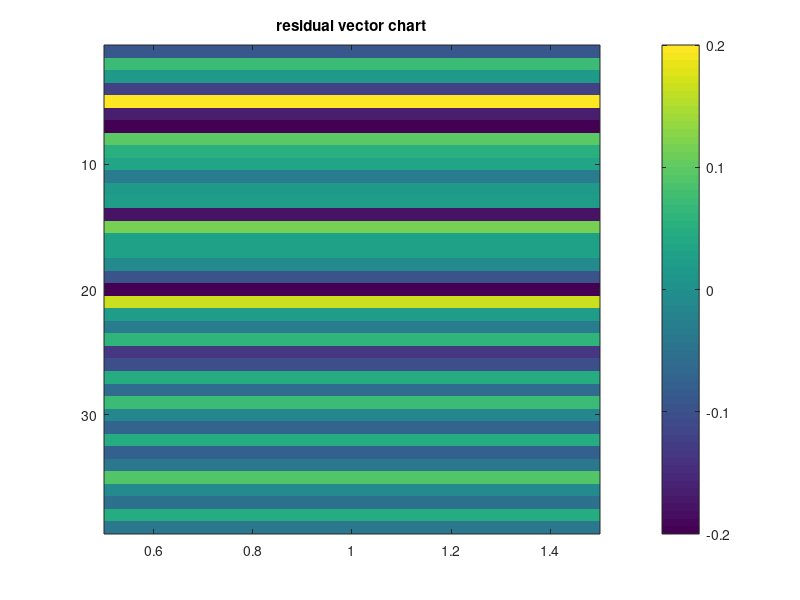
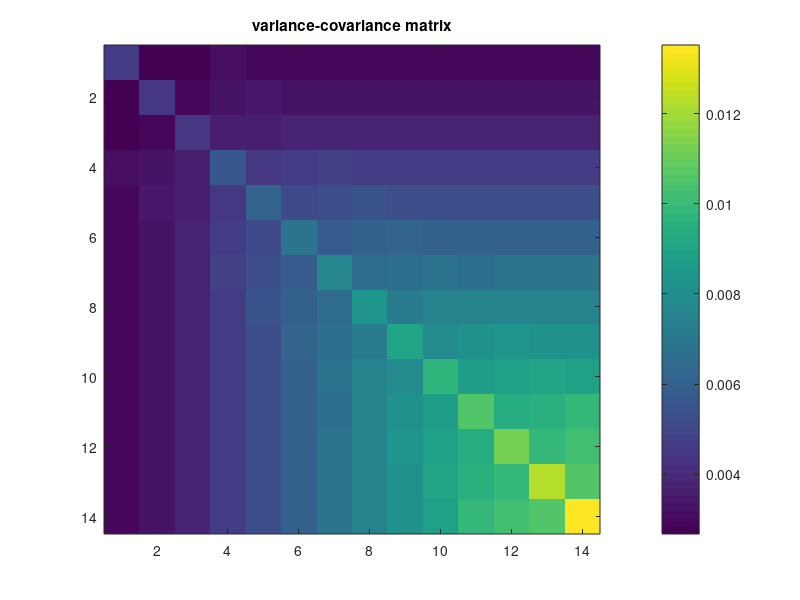

These figures' MATLAB source, in order:
clc;
clear;
close all;

%--------------------------------------------------------------------------
%Entering question assumption data into MATLAB
data = load('data02.mat');
y = data.y;
X = data.X;
Eind = data.Eind;
Sind = data.Sind;
sigma_moshahedat = 0.1;

known_points_num = 1;
known_points_index = 1;
height_of_known_point = 100;

%obtaining number of observatios
[n, ~] = size(y);

%obtaining number of unknown points
[u, ~] = size(X);
u = u - known_points_num;

%Formation of observation vector
LO = y;

for i = 1:n
    if Sind(i) == known_points_index
        LO(i) = LO(i) + height_of_known_point;
    elseif Eind(i) == known_points_index
        LO(i) = height_of_known_point - LO(i);
    end
end

%Formation of weight vector
W = eye(n, n) * (1 / (sigma_moshahedat^2));

%Obtaining the A matrix
A = zeros(n, u);
i = 1;
while i<=n
    j = Eind(i) - 1;
    if j>=1
        A(i, j) = 1;
    end
    k = Sind(i) - 1;
    if k>=1
        A(i, k) = -1;
    end
    i = i + 1;
end
%--------------------------------------------------------------------------
%Obtaining the height of unknown points
Xcap = inv((transpose(A) * W * A)) * transpose(A) * W * LO;
%--------------------------------------------------------------------------
% LO(cap) = A * X(cap)
LOcap = A * Xcap;
%--------------------------------------------------------------------------
%Formation of the residual vector ||| V = A * Xcap - LO
V = (A * Xcap) - LO;
figure('Name' ,'residual vector')
imagesc(V)
colorbar
title('residual vector chart')
%--------------------------------------------------------------------------
%Formation of the variance-covariance matrix
Q = inv(transpose(A) * W * A);
figure('Name' ,'variance-covariance matrix')
imagesc(Q)
colorbar
title('variance-covariance matrix')
